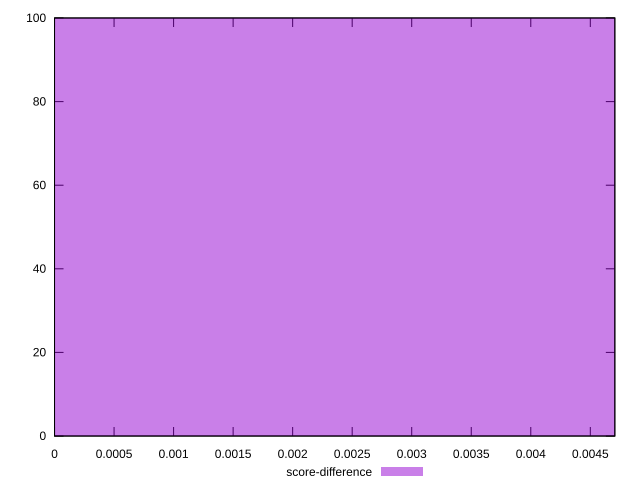

This figure's gnuplot source:
reset

$scoreDifference <<EOF
0 100
EOF

set key outside below
set boxwidth 0.1
set xrange [0:0.0047058823529412125]
set yrange [0:100]
set trange [0:100]
set style fill transparent solid 0.5 noborder
set terminal svg size 640, 490 enhanced background rgb 'white'
set output "reprap/uses-text-compression/samples/pages/score-difference/histogram.svg"

plot $scoreDifference title "score-difference" with boxes

reset
